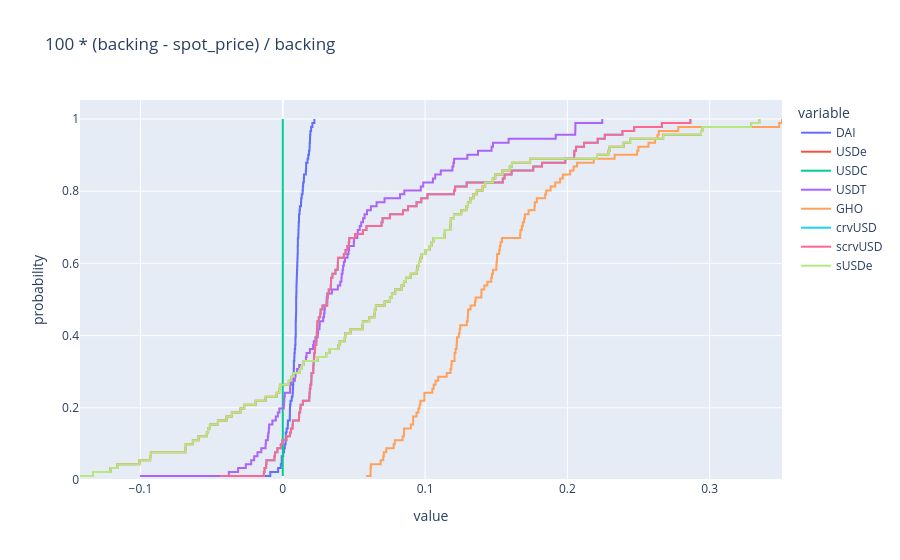
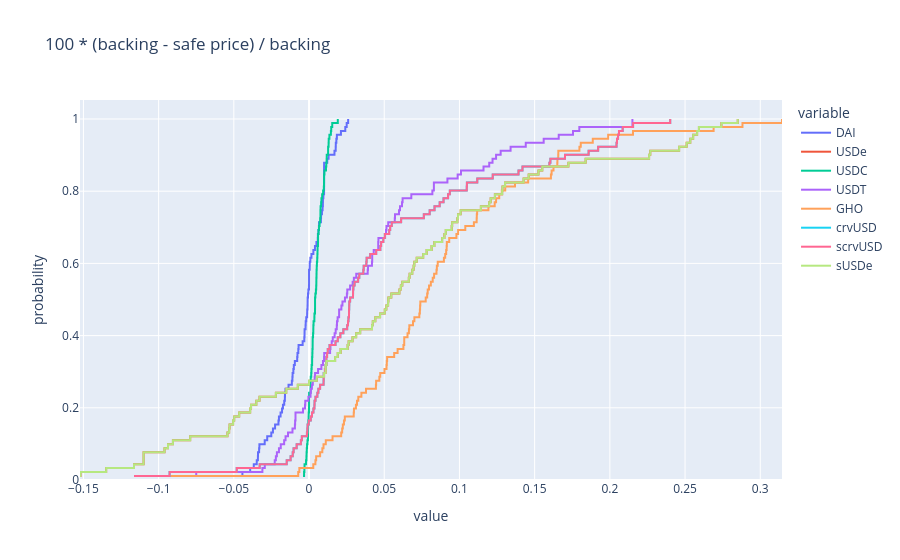
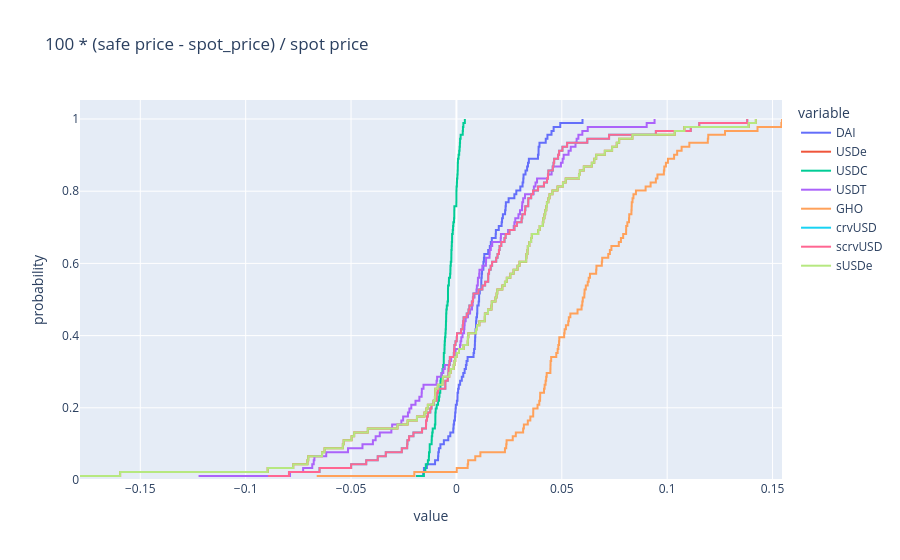

These figures' notebook cell, in order:
### Code cell
px.ecdf(percent_difference_from_peg_in_spot, title="100 * (backing - spot_price) / backing").show()
px.ecdf(percent_difference_from_peg_in_safe, title="100 * (backing - safe price) / backing").show()
px.ecdf(percent_difference_between_safe_and_spot, title="100 * (safe price - spot_price) / spot price").show()
